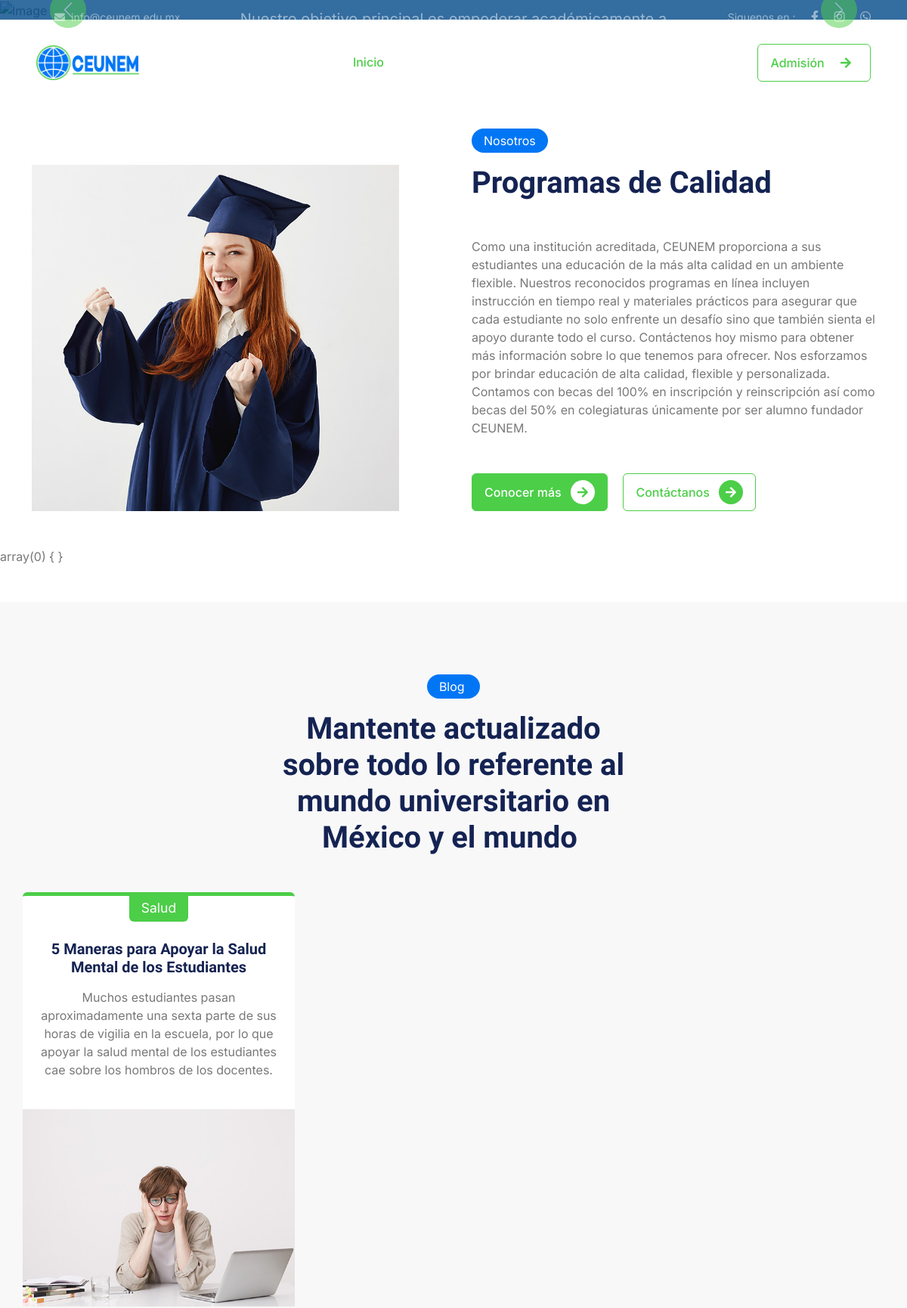
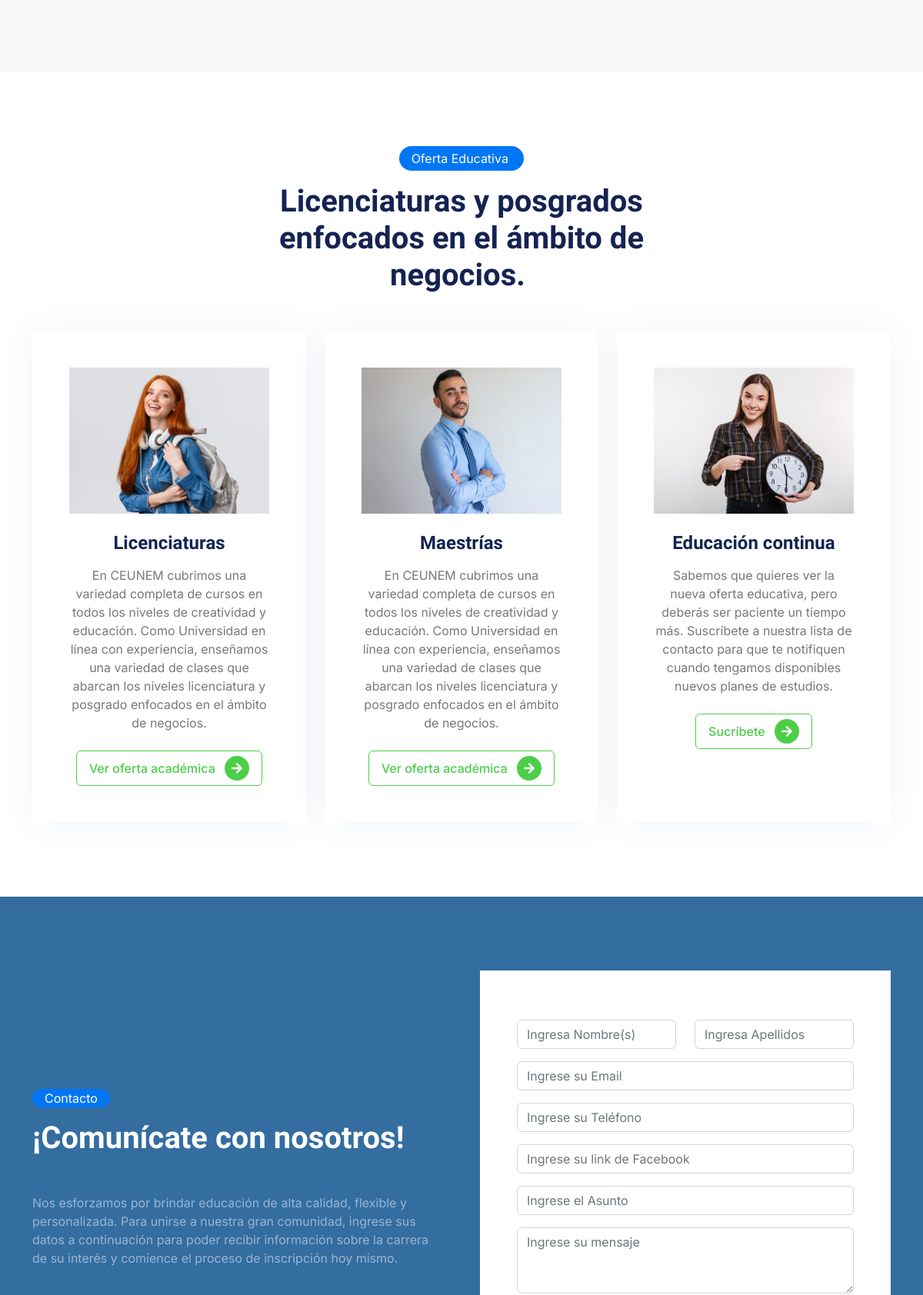
Page /public/home (signed in, upper part) on the committed database (2 pictures, top to bottom).
### tables this page shows
CREATE TABLE `blog` (
  `id_blog` int(11) NOT NULL,
  `categoria` varchar(50) NOT NULL,
  `titulo` varchar(100) NOT NULL,
  `descripcion` mediumtext NOT NULL,
  `img_url` varchar(255) NOT NULL,
  `link_url` varchar(255) NOT NULL,
  `estado` int(1) NOT NULL
);

CREATE TABLE `formulario` (
  `id_form` int(11) NOT NULL,
  `nCompleto` int(2) NOT NULL,
  `nombre` int(2) NOT NULL,
  `apellidos` int(2) NOT NULL,
  `email` int(2) NOT NULL,
  `tel` int(2) NOT NULL,
  `face` int(2) NOT NULL,
  `mensaje` int(2) NOT NULL,
  `asunto` int(2) NOT NULL,
  `live` int(2) NOT NULL,
  `id_usu` int(11) NOT NULL
);

### public/views/home/index.php (the view, shortened to what the rows shown need)
<?php require 'views/templete/header.php'; ?>
<div class="container-xxl py-5">
    <div class="container">
        <div class="row g-5">
            <div class="col-lg-6 wow fadeInUp" data-wow-delay="0.5s">
                <h1 class="display-6 mb-5">Programas de Calidad</h1>
            </div>
        </div>
    </div>
</div>
<?php
var_dump($this->programas);
?>
<div class="container-xxl bg-light my-5 py-5">
    <div class="container py-5">
        <div class="text-center mx-auto mb-5 wow fadeInUp" data-wow-delay="0.1s" style="max-width: 500px;">
            <h1 class="display-6 mb-5">Mantente actualizado sobre todo lo referente al mundo universitario en México y el mundo&nbsp;</h1>
        </div>
        <div class="row g-4">
            <div class="swiper mySwiper">
                <div class="swiper-wrapper">
                    <?php
                    foreach ($this->articulos as $row) {
                        $articulo = $row;
                    ?>
                        <div class="swiper-slide">
                            <div class="wow fadeInUp" data-wow-delay="0.1s">
                                <div class="causes-item d-flex flex-column bg-white border-top border-5 border-primary rounded-top overflow-hidden h-100">
                                    <div class="text-center p-4 pt-0">
                                        <div class="d-inline-block bg-primary text-white rounded-bottom fs-5 pb-1 px-3 mb-4">
                                            <small><?php echo $articulo->categoria; ?></small>
                                        </div>
                                        <h5 class="mb-3"><?php echo $articulo->titulo; ?></h5>
                                        <p><?php echo $articulo->descripcion; ?></p>
                                    </div>
                                    <div class="position-relative mt-auto">
                                        <img class="img-fluid" src="<?php echo constant('ARCHIVOS') . $articulo->img_url; ?>" alt="">
                                    </div>
                                </div>
                            </div>
                        </div>
                    <?php
                    }
                    ?>
                </div>
            </div>
        </div>
    </div>
</div>
<div class="container-xxl py-5">
    <div class="container">
        <div class="text-center mx-auto mb-5 wow fadeInUp" data-wow-delay="0.1s" style="max-width: 500px;">
            <h1 class="display-6 mb-5">Licenciaturas y posgrados enfocados en el ámbito de negocios.&nbsp;</h1>
        </div>
    </div>
</div>
<div class="container-fluid donate my-5 py-5" data-parallax="scroll" data-image-src="<?php echo constant('URL') ?>assets/img/carousel-2.jpg">
    <div class="container py-5">
        <div class="row g-5 align-items-center">
            <div class="col-lg-6 wow fadeIn" data-wow-delay="0.1s">
                <h1 class="display-6 text-white mb-5">¡Comunícate con nosotros!&nbsp;</h1>
            </div>
            <div class="col-lg-6 wow fadeIn" data-wow-delay="0.5s">
                <div class="h-100 bg-white p-5">
                    <form action="<?php echo constant('URL'); ?>contacto/sendEmail" method="post">
                        <?php
                        foreach ($this->inputs as $row) {
                            $input = $row;
                        ?>
                            <div class="row mt-3">
                                <div class="col-6">
                                    <div class="form-group">
                                        <input type="text" class="form-control inform" id="nombre" placeholder="Ingresa Nombre(s)" name="nombre" style="display: <?php echo $input->nombre === 1 ? "inline" : "none"; ?>;">
                                    </div>
                                </div>
                                <div class="col-6">
                                    <div class="form-group">
                                        <input type="text" class="form-control inform" id="apellidos" placeholder="Ingresa Apellidos" name="apellidos" style="display: <?php echo $input->apellidos === 1 ? "inline" : "none"; ?>;">
                                    </div>
                                </div>
                            </div>
                            <div class="form-group mt-3">
                                <input type="text" class="form-control inform" id="email" placeholder="Ingrese su Email" name="email" style="display: <?php echo $input->email === 1 ? "inline" : "none"; ?>;">
                            </div>
                            <div class="form-group mt-3">
                                <input type="text" class="form-control inform" id="tel" placeholder="Ingrese su Teléfono" name="tel" style="display: <?php echo $input->tel === 1 ? "inline" : "none"; ?>;">
                            </div>
                            <div class="form-group mt-3">
                                <input type="text" class="form-control inform" id="face" placeholder="Ingrese su link de Facebook" name="face" style="display: <?php echo $input->face === 1 ? "inline" : "none"; ?>;">
                            </div>
                            <div class="form-group mt-3">
                                <input type="text" class="form-control inform" id="asunto" placeholder="Ingrese el Asunto" name="asunto" style="display: <?php echo $input->asunto === 1 ? "inline" : "none"; ?>;">
                            </div>
                            <div class="form-group mt-3">
                                <textarea class="form-control inform" rows="3" id="mensaje" placeholder="Ingrese su mensaje" name="mensaje" style="display: <?php echo $input->mensaje === 1 ? "inline" : "none"; ?>;"></textarea>
                            </div>
                        <?php } ?>
                    </form>
                </div>
            </div>
        </div>
    </div>
</div>
<?php require 'views/templete/footer.php'; ?>

### rows in the picture
blog: categoria "Salud", titulo "5 Maneras para Apoyar la Salud Mental de los Estudiantes", descripcion "Muchos estudiantes pasan aproximadamente una sexta parte de sus horas de vigilia en la escuela, por lo que apoyar la salud mental de los estudiantes cae sobre los hombros de los docentes.", img_url (picture)
